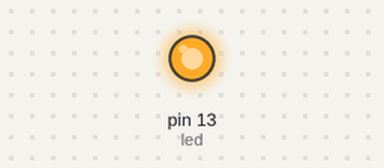
Bench run of a sketch on a simulated Arduino Uno, built with avr-gcc and run on an emulated ATmega328P. On the bench: output pins drawn as LEDs (lit = HIGH).

Above: at 0.1 s.
At 9.6 s:
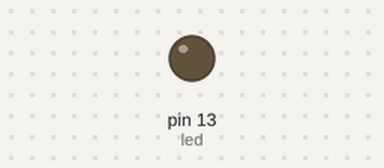
Timing chart, 0 to 11.1 s (numbered marks = the images above):
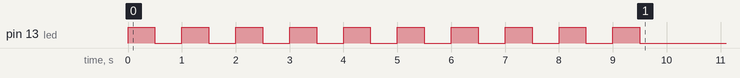

The sketch:

sketch_sep1b.ino
```cpp
int led=13;
void setup() {
  pinMode(led ,OUTPUT);

  for (int i = 0; i < 10; i++) {
    digitalWrite(led, HIGH);
    delay(500);
    digitalWrite(led, LOW);
    delay(500);
  }
}

void loop() {
  // Nothing here
}
```
